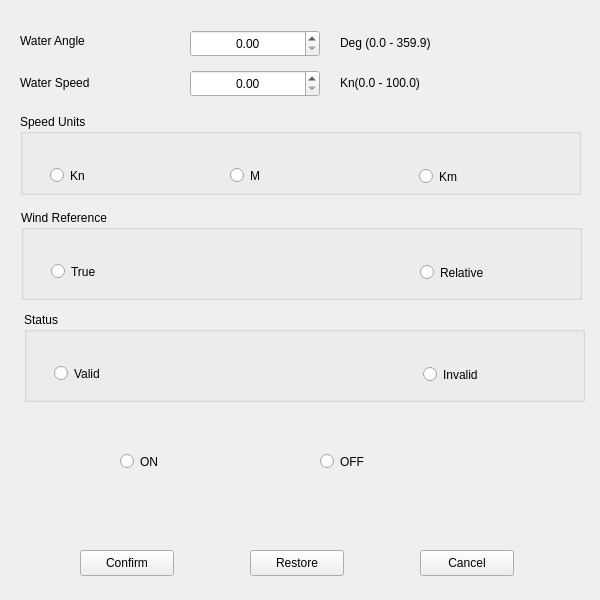
<?xml version="1.0" encoding="UTF-8"?>
<ui version="4.0">
 <class>CMWV</class>
 <widget class="QFrame" name="CMWV">
  <property name="geometry">
   <rect>
    <x>0</x>
    <y>0</y>
    <width>600</width>
    <height>600</height>
   </rect>
  </property>
  <property name="windowTitle">
   <string>Frame</string>
  </property>
  <widget class="QPushButton" name="pushButton_2">
   <property name="geometry">
    <rect>
     <x>250</x>
     <y>550</y>
     <width>94</width>
     <height>26</height>
    </rect>
   </property>
   <property name="text">
    <string>Restore</string>
   </property>
  </widget>
  <widget class="QPushButton" name="MWV_confirm">
   <property name="geometry">
    <rect>
     <x>80</x>
     <y>550</y>
     <width>94</width>
     <height>26</height>
    </rect>
   </property>
   <property name="text">
    <string>Confirm</string>
   </property>
  </widget>
  <widget class="QPushButton" name="MWV_cancel">
   <property name="geometry">
    <rect>
     <x>420</x>
     <y>550</y>
     <width>94</width>
     <height>26</height>
    </rect>
   </property>
   <property name="text">
    <string>Cancel</string>
   </property>
  </widget>
  <widget class="QLabel" name="label">
   <property name="geometry">
    <rect>
     <x>20</x>
     <y>32</y>
     <width>90</width>
     <height>18</height>
    </rect>
   </property>
   <property name="text">
    <string>Water Angle</string>
   </property>
  </widget>
  <widget class="QLabel" name="label_2">
   <property name="geometry">
    <rect>
     <x>20</x>
     <y>73</y>
     <width>90</width>
     <height>20</height>
    </rect>
   </property>
   <property name="text">
    <string>Water Speed</string>
   </property>
  </widget>
  <widget class="QGroupBox" name="groupBox">
   <property name="geometry">
    <rect>
     <x>20</x>
     <y>114</y>
     <width>561</width>
     <height>81</height>
    </rect>
   </property>
   <property name="title">
    <string>Speed Units</string>
   </property>
   <widget class="QRadioButton" name="rb_Kn">
    <property name="geometry">
     <rect>
      <x>30</x>
      <y>50</y>
      <width>110</width>
      <height>23</height>
     </rect>
    </property>
    <property name="text">
     <string>Kn</string>
    </property>
   </widget>
   <widget class="QRadioButton" name="rb_kmph">
    <property name="geometry">
     <rect>
      <x>399</x>
      <y>51</y>
      <width>110</width>
      <height>23</height>
     </rect>
    </property>
    <property name="text">
     <string>Km</string>
    </property>
   </widget>
   <widget class="QRadioButton" name="rb_mps">
    <property name="geometry">
     <rect>
      <x>210</x>
      <y>50</y>
      <width>110</width>
      <height>23</height>
     </rect>
    </property>
    <property name="text">
     <string>M</string>
    </property>
   </widget>
  </widget>
  <widget class="QGroupBox" name="groupBox_3">
   <property name="geometry">
    <rect>
     <x>21</x>
     <y>210</y>
     <width>561</width>
     <height>90</height>
    </rect>
   </property>
   <property name="title">
    <string>Wind Reference</string>
   </property>
   <widget class="QRadioButton" name="wind_RefTrue">
    <property name="geometry">
     <rect>
      <x>30</x>
      <y>50</y>
      <width>110</width>
      <height>23</height>
     </rect>
    </property>
    <property name="text">
     <string>True</string>
    </property>
   </widget>
   <widget class="QRadioButton" name="wind_RefRelative">
    <property name="geometry">
     <rect>
      <x>399</x>
      <y>51</y>
      <width>110</width>
      <height>23</height>
     </rect>
    </property>
    <property name="text">
     <string>Relative</string>
    </property>
   </widget>
  </widget>
  <widget class="QGroupBox" name="groupBox_4">
   <property name="geometry">
    <rect>
     <x>24</x>
     <y>312</y>
     <width>561</width>
     <height>90</height>
    </rect>
   </property>
   <property name="title">
    <string>Status</string>
   </property>
   <widget class="QRadioButton" name="status_Valid">
    <property name="geometry">
     <rect>
      <x>30</x>
      <y>50</y>
      <width>110</width>
      <height>23</height>
     </rect>
    </property>
    <property name="text">
     <string>Valid</string>
    </property>
   </widget>
   <widget class="QRadioButton" name="status_Invalid">
    <property name="geometry">
     <rect>
      <x>399</x>
      <y>51</y>
      <width>110</width>
      <height>23</height>
     </rect>
    </property>
    <property name="text">
     <string>Invalid</string>
    </property>
   </widget>
  </widget>
  <widget class="QDoubleSpinBox" name="waterAngle">
   <property name="geometry">
    <rect>
     <x>190</x>
     <y>30</y>
     <width>130</width>
     <height>27</height>
    </rect>
   </property>
   <property name="alignment">
    <set>Qt::AlignmentFlag::AlignCenter</set>
   </property>
   <property name="maximum">
    <double>360.000000000000000</double>
   </property>
  </widget>
  <widget class="QDoubleSpinBox" name="waterSpeed">
   <property name="geometry">
    <rect>
     <x>190</x>
     <y>70</y>
     <width>130</width>
     <height>27</height>
    </rect>
   </property>
   <property name="alignment">
    <set>Qt::AlignmentFlag::AlignCenter</set>
   </property>
   <property name="maximum">
    <double>100.000000000000000</double>
   </property>
  </widget>
  <widget class="QLabel" name="label_3">
   <property name="geometry">
    <rect>
     <x>340</x>
     <y>34</y>
     <width>120</width>
     <height>18</height>
    </rect>
   </property>
   <property name="text">
    <string>Deg (0.0 - 359.9)</string>
   </property>
  </widget>
  <widget class="QLabel" name="label_4">
   <property name="geometry">
    <rect>
     <x>340</x>
     <y>74</y>
     <width>110</width>
     <height>18</height>
    </rect>
   </property>
   <property name="text">
    <string>Kn(0.0 - 100.0)</string>
   </property>
  </widget>
  <widget class="QRadioButton" name="MWV_on">
   <property name="geometry">
    <rect>
     <x>120</x>
     <y>450</y>
     <width>110</width>
     <height>23</height>
    </rect>
   </property>
   <property name="text">
    <string>ON</string>
   </property>
   <attribute name="buttonGroup">
    <string notr="true">buttonGroup</string>
   </attribute>
  </widget>
  <widget class="QRadioButton" name="MWV_off">
   <property name="geometry">
    <rect>
     <x>320</x>
     <y>450</y>
     <width>110</width>
     <height>23</height>
    </rect>
   </property>
   <property name="text">
    <string>OFF</string>
   </property>
   <attribute name="buttonGroup">
    <string notr="true">buttonGroup</string>
   </attribute>
  </widget>
 </widget>
 <resources/>
 <connections/>
 <buttongroups>
  <buttongroup name="buttonGroup"/>
 </buttongroups>
</ui>
